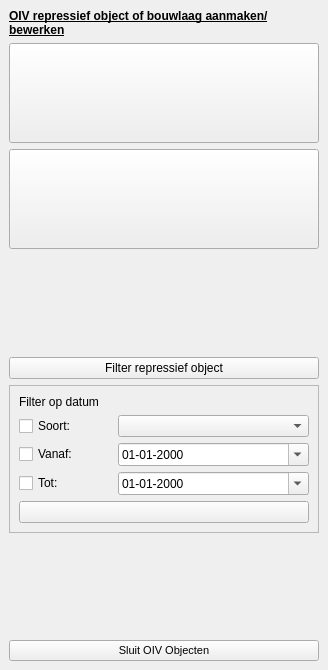
<?xml version="1.0" encoding="UTF-8"?>
<ui version="4.0">
 <class>OivObjectenDockWidgetBase</class>
 <widget class="QDockWidget" name="OivObjectenDockWidgetBase">
  <property name="geometry">
   <rect>
    <x>0</x>
    <y>0</y>
    <width>328</width>
    <height>670</height>
   </rect>
  </property>
  <property name="features">
   <set>QDockWidget::DockWidgetFloatable|QDockWidget::DockWidgetMovable</set>
  </property>
  <property name="windowTitle">
   <string>OIV Objecten</string>
  </property>
  <widget class="QWidget" name="dockWidgetContents">
   <layout class="QGridLayout" name="gridLayout">
    <item row="0" column="0">
     <layout class="QVBoxLayout" name="verticalLayout">
      <item>
       <widget class="QLabel" name="label">
        <property name="font">
         <font>
          <family>Arial</family>
          <weight>75</weight>
          <bold>true</bold>
          <underline>true</underline>
         </font>
        </property>
        <property name="text">
         <string>OIV repressief object of bouwlaag aanmaken/bewerken</string>
        </property>
        <property name="alignment">
         <set>Qt::AlignLeading|Qt::AlignLeft|Qt::AlignVCenter</set>
        </property>
        <property name="wordWrap">
         <bool>true</bool>
        </property>
       </widget>
      </item>
      <item>
       <widget class="QPushButton" name="identify_gebouw">
        <property name="sizePolicy">
         <sizepolicy hsizetype="Minimum" vsizetype="Preferred">
          <horstretch>0</horstretch>
          <verstretch>0</verstretch>
         </sizepolicy>
        </property>
        <property name="minimumSize">
         <size>
          <width>0</width>
          <height>100</height>
         </size>
        </property>
        <property name="text">
         <string/>
        </property>
        <property name="icon">
         <iconset>
          <normaloff>:/plugins/oiv/config_files/png/repressief_object.png</normaloff>:/plugins/oiv/config_files/png/repressief_object.png</iconset>
        </property>
        <property name="iconSize">
         <size>
          <width>200</width>
          <height>100</height>
         </size>
        </property>
       </widget>
      </item>
      <item>
       <widget class="QPushButton" name="identify_pand">
        <property name="sizePolicy">
         <sizepolicy hsizetype="Minimum" vsizetype="Preferred">
          <horstretch>0</horstretch>
          <verstretch>0</verstretch>
         </sizepolicy>
        </property>
        <property name="minimumSize">
         <size>
          <width>0</width>
          <height>100</height>
         </size>
        </property>
        <property name="font">
         <font>
          <pointsize>8</pointsize>
          <weight>50</weight>
          <bold>false</bold>
         </font>
        </property>
        <property name="text">
         <string/>
        </property>
        <property name="icon">
         <iconset>
          <normaloff>:/plugins/oiv/config_files/png/bouwlagen.png</normaloff>:/plugins/oiv/config_files/png/bouwlagen.png</iconset>
        </property>
        <property name="iconSize">
         <size>
          <width>200</width>
          <height>100</height>
         </size>
        </property>
        <property name="checkable">
         <bool>false</bool>
        </property>
       </widget>
      </item>
      <item>
       <spacer name="verticalSpacer">
        <property name="orientation">
         <enum>Qt::Vertical</enum>
        </property>
        <property name="sizeHint" stdset="0">
         <size>
          <width>0</width>
          <height>0</height>
         </size>
        </property>
       </spacer>
      </item>
      <item>
       <widget class="QPushButton" name="filter_objecten">
        <property name="text">
         <string>Filter repressief object</string>
        </property>
       </widget>
      </item>
      <item>
       <widget class="QFrame" name="filterframe">
        <property name="sizePolicy">
         <sizepolicy hsizetype="Preferred" vsizetype="Preferred">
          <horstretch>0</horstretch>
          <verstretch>0</verstretch>
         </sizepolicy>
        </property>
        <property name="frameShape">
         <enum>QFrame::StyledPanel</enum>
        </property>
        <property name="frameShadow">
         <enum>QFrame::Raised</enum>
        </property>
        <layout class="QGridLayout" name="gridLayout_3">
         <item row="2" column="0">
          <widget class="QCheckBox" name="checkVanaf">
           <property name="text">
            <string>Vanaf:</string>
           </property>
          </widget>
         </item>
         <item row="0" column="0" colspan="2">
          <widget class="QLabel" name="label_2">
           <property name="text">
            <string>Filter op datum</string>
           </property>
          </widget>
         </item>
         <item row="3" column="0">
          <widget class="QCheckBox" name="checkTot">
           <property name="text">
            <string>Tot:</string>
           </property>
          </widget>
         </item>
         <item row="5" column="0" colspan="3">
          <widget class="QPushButton" name="filterBtn">
           <property name="text">
            <string/>
           </property>
           <property name="icon">
            <iconset>
             <normaloff>:/plugins/oiv/config_files/png/filter.png</normaloff>:/plugins/oiv/config_files/png/filter.png</iconset>
           </property>
           <property name="iconSize">
            <size>
             <width>16</width>
             <height>16</height>
            </size>
           </property>
          </widget>
         </item>
         <item row="3" column="1" colspan="2">
          <widget class="QDateEdit" name="datum_tot">
           <property name="displayFormat">
            <string>dd-MM-yyyy</string>
           </property>
           <property name="calendarPopup">
            <bool>true</bool>
           </property>
          </widget>
         </item>
         <item row="2" column="1" colspan="2">
          <widget class="QDateEdit" name="datum_vanaf">
           <property name="displayFormat">
            <string>dd-MM-yyyy</string>
           </property>
           <property name="calendarPopup">
            <bool>true</bool>
           </property>
          </widget>
         </item>
         <item row="1" column="1" colspan="2">
          <widget class="QComboBox" name="objecttype"/>
         </item>
         <item row="1" column="0">
          <widget class="QCheckBox" name="checkSoort">
           <property name="text">
            <string>Soort:</string>
           </property>
          </widget>
         </item>
        </layout>
       </widget>
      </item>
      <item>
       <spacer name="verticalSpacer_2">
        <property name="orientation">
         <enum>Qt::Vertical</enum>
        </property>
        <property name="sizeHint" stdset="0">
         <size>
          <width>0</width>
          <height>0</height>
         </size>
        </property>
       </spacer>
      </item>
      <item>
       <widget class="QPushButton" name="closewidget">
        <property name="enabled">
         <bool>true</bool>
        </property>
        <property name="font">
         <font>
          <pointsize>8</pointsize>
          <weight>50</weight>
          <bold>false</bold>
         </font>
        </property>
        <property name="text">
         <string>Sluit OIV Objecten</string>
        </property>
        <property name="checkable">
         <bool>true</bool>
        </property>
       </widget>
      </item>
     </layout>
    </item>
   </layout>
  </widget>
 </widget>
 <resources/>
 <connections/>
</ui>
